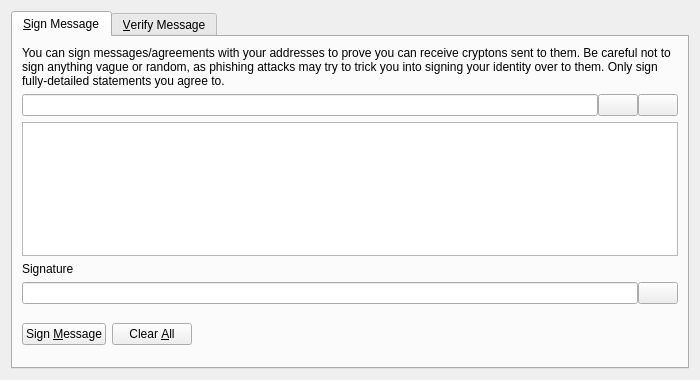
<?xml version="1.0" encoding="UTF-8"?>
<ui version="4.0">
 <class>SignVerifyMessageDialog</class>
 <widget class="QDialog" name="SignVerifyMessageDialog">
  <property name="geometry">
   <rect>
    <x>0</x>
    <y>0</y>
    <width>700</width>
    <height>380</height>
   </rect>
  </property>
  <property name="windowTitle">
   <string>Signatures - Sign / Verify a Message</string>
  </property>
  <property name="modal">
   <bool>true</bool>
  </property>
  <layout class="QVBoxLayout" name="verticalLayout">
   <item>
    <widget class="QTabWidget" name="tabWidget">
     <property name="currentIndex">
      <number>0</number>
     </property>
     <widget class="QWidget" name="tabSignMessage">
      <attribute name="title">
       <string>&amp;Sign Message</string>
      </attribute>
      <layout class="QVBoxLayout" name="verticalLayout_SM">
       <item>
        <widget class="QLabel" name="infoLabel_SM">
         <property name="text">
          <string>You can sign messages/agreements with your addresses to prove you can receive cryptons sent to them. Be careful not to sign anything vague or random, as phishing attacks may try to trick you into signing your identity over to them. Only sign fully-detailed statements you agree to.</string>
         </property>
         <property name="textFormat">
          <enum>Qt::PlainText</enum>
         </property>
         <property name="wordWrap">
          <bool>true</bool>
         </property>
        </widget>
       </item>
       <item>
        <layout class="QHBoxLayout" name="horizontalLayout_1_SM">
         <property name="spacing">
          <number>0</number>
         </property>
         <item>
          <widget class="QValidatedLineEdit" name="addressIn_SM">
           <property name="toolTip">
            <string>The Crypton address to sign the message with</string>
           </property>
          </widget>
         </item>
         <item>
          <widget class="QPushButton" name="addressBookButton_SM">
           <property name="toolTip">
            <string>Choose previously used address</string>
           </property>
           <property name="text">
            <string/>
           </property>
           <property name="icon">
            <iconset resource="../bitcoin.qrc">
             <normaloff>:/icons/address-book</normaloff>:/icons/address-book</iconset>
           </property>
           <property name="shortcut">
            <string>Alt+A</string>
           </property>
           <property name="autoDefault">
            <bool>false</bool>
           </property>
          </widget>
         </item>
         <item>
          <widget class="QPushButton" name="pasteButton_SM">
           <property name="toolTip">
            <string>Paste address from clipboard</string>
           </property>
           <property name="text">
            <string/>
           </property>
           <property name="icon">
            <iconset resource="../bitcoin.qrc">
             <normaloff>:/icons/editpaste</normaloff>:/icons/editpaste</iconset>
           </property>
           <property name="shortcut">
            <string>Alt+P</string>
           </property>
           <property name="autoDefault">
            <bool>false</bool>
           </property>
          </widget>
         </item>
        </layout>
       </item>
       <item>
        <widget class="QPlainTextEdit" name="messageIn_SM">
         <property name="toolTip">
          <string>Enter the message you want to sign here</string>
         </property>
        </widget>
       </item>
       <item>
        <widget class="QLabel" name="signatureLabel_SM">
         <property name="text">
          <string>Signature</string>
         </property>
         <property name="textFormat">
          <enum>Qt::PlainText</enum>
         </property>
        </widget>
       </item>
       <item>
        <layout class="QHBoxLayout" name="horizontalLayout_2_SM">
         <property name="spacing">
          <number>0</number>
         </property>
         <item>
          <widget class="QLineEdit" name="signatureOut_SM">
           <property name="font">
            <font>
             <italic>true</italic>
            </font>
           </property>
           <property name="readOnly">
            <bool>true</bool>
           </property>
          </widget>
         </item>
         <item>
          <widget class="QPushButton" name="copySignatureButton_SM">
           <property name="toolTip">
            <string>Copy the current signature to the system clipboard</string>
           </property>
           <property name="text">
            <string/>
           </property>
           <property name="icon">
            <iconset resource="../bitcoin.qrc">
             <normaloff>:/icons/editcopy</normaloff>:/icons/editcopy</iconset>
           </property>
           <property name="autoDefault">
            <bool>false</bool>
           </property>
          </widget>
         </item>
        </layout>
       </item>
       <item>
        <layout class="QHBoxLayout" name="horizontalLayout_3_SM">
         <item>
          <widget class="QPushButton" name="signMessageButton_SM">
           <property name="toolTip">
            <string>Sign the message to prove you own this Crypton address</string>
           </property>
           <property name="text">
            <string>Sign &amp;Message</string>
           </property>
           <property name="icon">
            <iconset resource="../bitcoin.qrc">
             <normaloff>:/icons/edit</normaloff>:/icons/edit</iconset>
           </property>
           <property name="autoDefault">
            <bool>false</bool>
           </property>
          </widget>
         </item>
         <item>
          <widget class="QPushButton" name="clearButton_SM">
           <property name="toolTip">
            <string>Reset all sign message fields</string>
           </property>
           <property name="text">
            <string>Clear &amp;All</string>
           </property>
           <property name="icon">
            <iconset resource="../bitcoin.qrc">
             <normaloff>:/icons/remove</normaloff>:/icons/remove</iconset>
           </property>
           <property name="autoDefault">
            <bool>false</bool>
           </property>
          </widget>
         </item>
         <item>
          <spacer name="horizontalSpacer_1_SM">
           <property name="orientation">
            <enum>Qt::Horizontal</enum>
           </property>
           <property name="sizeHint" stdset="0">
            <size>
             <width>40</width>
             <height>48</height>
            </size>
           </property>
          </spacer>
         </item>
         <item>
          <widget class="QLabel" name="statusLabel_SM">
           <property name="font">
            <font>
             <weight>75</weight>
             <bold>true</bold>
            </font>
           </property>
           <property name="text">
            <string/>
           </property>
           <property name="wordWrap">
            <bool>true</bool>
           </property>
          </widget>
         </item>
         <item>
          <spacer name="horizontalSpacer_2_SM">
           <property name="orientation">
            <enum>Qt::Horizontal</enum>
           </property>
           <property name="sizeHint" stdset="0">
            <size>
             <width>40</width>
             <height>48</height>
            </size>
           </property>
          </spacer>
         </item>
        </layout>
       </item>
      </layout>
     </widget>
     <widget class="QWidget" name="tabVerifyMessage">
      <attribute name="title">
       <string>&amp;Verify Message</string>
      </attribute>
      <layout class="QVBoxLayout" name="verticalLayout_VM">
       <item>
        <widget class="QLabel" name="infoLabel_VM">
         <property name="text">
          <string>Enter the receiver's address, message (ensure you copy line breaks, spaces, tabs, etc. exactly) and signature below to verify the message. Be careful not to read more into the signature than what is in the signed message itself, to avoid being tricked by a man-in-the-middle attack. Note that this only proves the signing party receives with the address, it cannot prove sendership of any transaction!</string>
         </property>
         <property name="textFormat">
          <enum>Qt::PlainText</enum>
         </property>
         <property name="alignment">
          <set>Qt::AlignLeading|Qt::AlignLeft|Qt::AlignTop</set>
         </property>
         <property name="wordWrap">
          <bool>true</bool>
         </property>
        </widget>
       </item>
       <item>
        <layout class="QHBoxLayout" name="horizontalLayout_1_VM">
         <property name="spacing">
          <number>0</number>
         </property>
         <item>
          <widget class="QValidatedLineEdit" name="addressIn_VM">
           <property name="toolTip">
            <string>The Crypton address the message was signed with</string>
           </property>
          </widget>
         </item>
         <item>
          <widget class="QPushButton" name="addressBookButton_VM">
           <property name="toolTip">
            <string>Choose previously used address</string>
           </property>
           <property name="text">
            <string/>
           </property>
           <property name="icon">
            <iconset resource="../bitcoin.qrc">
             <normaloff>:/icons/address-book</normaloff>:/icons/address-book</iconset>
           </property>
           <property name="shortcut">
            <string>Alt+A</string>
           </property>
           <property name="autoDefault">
            <bool>false</bool>
           </property>
          </widget>
         </item>
        </layout>
       </item>
       <item>
        <widget class="QPlainTextEdit" name="messageIn_VM"/>
       </item>
       <item>
        <widget class="QValidatedLineEdit" name="signatureIn_VM"/>
       </item>
       <item>
        <layout class="QHBoxLayout" name="horizontalLayout_2_VM">
         <item>
          <widget class="QPushButton" name="verifyMessageButton_VM">
           <property name="toolTip">
            <string>Verify the message to ensure it was signed with the specified Crypton address</string>
           </property>
           <property name="text">
            <string>Verify &amp;Message</string>
           </property>
           <property name="icon">
            <iconset resource="../bitcoin.qrc">
             <normaloff>:/icons/transaction_0</normaloff>:/icons/transaction_0</iconset>
           </property>
           <property name="autoDefault">
            <bool>false</bool>
           </property>
          </widget>
         </item>
         <item>
          <widget class="QPushButton" name="clearButton_VM">
           <property name="toolTip">
            <string>Reset all verify message fields</string>
           </property>
           <property name="text">
            <string>Clear &amp;All</string>
           </property>
           <property name="icon">
            <iconset resource="../bitcoin.qrc">
             <normaloff>:/icons/remove</normaloff>:/icons/remove</iconset>
           </property>
           <property name="autoDefault">
            <bool>false</bool>
           </property>
          </widget>
         </item>
         <item>
          <spacer name="horizontalSpacer_1_VM">
           <property name="orientation">
            <enum>Qt::Horizontal</enum>
           </property>
           <property name="sizeHint" stdset="0">
            <size>
             <width>40</width>
             <height>48</height>
            </size>
           </property>
          </spacer>
         </item>
         <item>
          <widget class="QLabel" name="statusLabel_VM">
           <property name="font">
            <font>
             <weight>75</weight>
             <bold>true</bold>
            </font>
           </property>
           <property name="text">
            <string/>
           </property>
           <property name="wordWrap">
            <bool>true</bool>
           </property>
          </widget>
         </item>
         <item>
          <spacer name="horizontalSpacer_2_VM">
           <property name="orientation">
            <enum>Qt::Horizontal</enum>
           </property>
           <property name="sizeHint" stdset="0">
            <size>
             <width>40</width>
             <height>48</height>
            </size>
           </property>
          </spacer>
         </item>
        </layout>
       </item>
      </layout>
     </widget>
    </widget>
   </item>
  </layout>
 </widget>
 <customwidgets>
  <customwidget>
   <class>QValidatedLineEdit</class>
   <extends>QLineEdit</extends>
   <header>qvalidatedlineedit.h</header>
  </customwidget>
 </customwidgets>
 <resources>
  <include location="../bitcoin.qrc"/>
 </resources>
 <connections/>
</ui>
